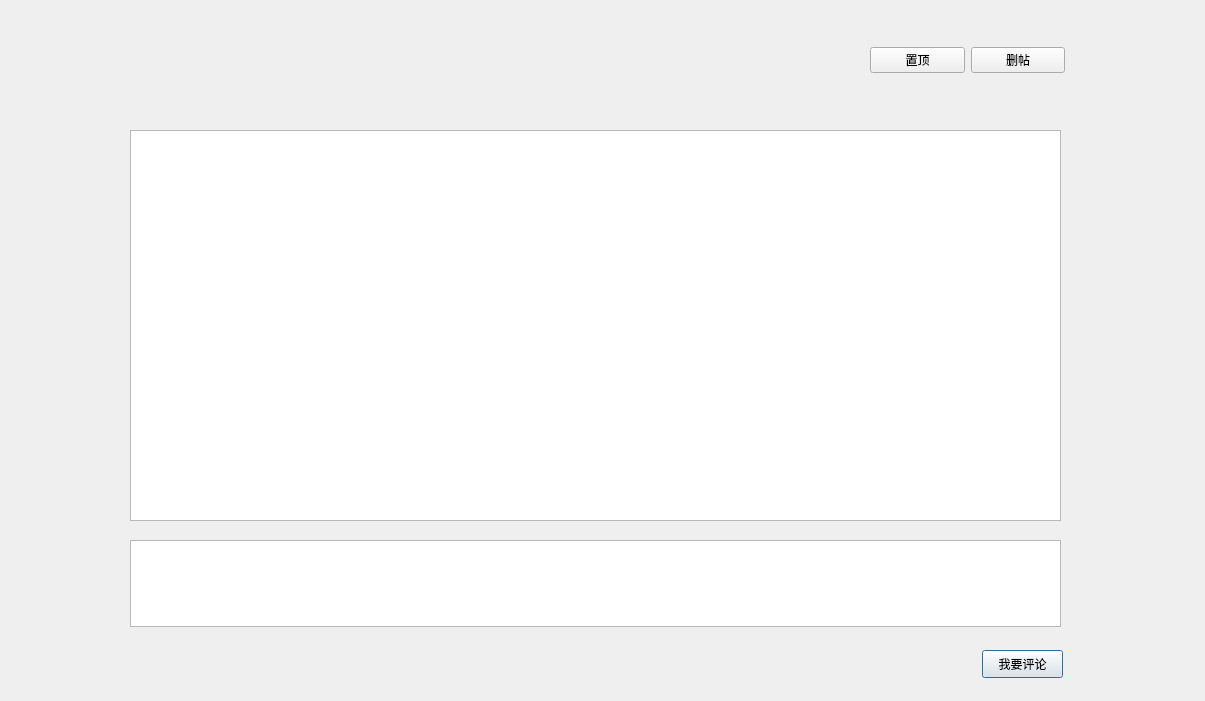
<?xml version="1.0" encoding="UTF-8"?>
<ui version="4.0">
 <class>inPostDialog</class>
 <widget class="QDialog" name="inPostDialog">
  <property name="geometry">
   <rect>
    <x>0</x>
    <y>0</y>
    <width>1205</width>
    <height>701</height>
   </rect>
  </property>
  <property name="windowTitle">
   <string>帖子</string>
  </property>
  <property name="styleSheet">
   <string notr="true">background-image: url(:/icons/BG2.png);</string>
  </property>
  <widget class="QTextBrowser" name="postInfo">
   <property name="geometry">
    <rect>
     <x>130</x>
     <y>130</y>
     <width>931</width>
     <height>391</height>
    </rect>
   </property>
   <property name="font">
    <font>
     <pointsize>12</pointsize>
    </font>
   </property>
  </widget>
  <widget class="QTextEdit" name="myComment">
   <property name="geometry">
    <rect>
     <x>130</x>
     <y>540</y>
     <width>931</width>
     <height>87</height>
    </rect>
   </property>
   <property name="font">
    <font>
     <pointsize>10</pointsize>
    </font>
   </property>
  </widget>
  <widget class="QPushButton" name="confirm">
   <property name="geometry">
    <rect>
     <x>982</x>
     <y>650</y>
     <width>81</width>
     <height>28</height>
    </rect>
   </property>
   <property name="text">
    <string>我要评论</string>
   </property>
  </widget>
  <widget class="QWidget" name="horizontalLayoutWidget">
   <property name="geometry">
    <rect>
     <x>870</x>
     <y>20</y>
     <width>195</width>
     <height>80</height>
    </rect>
   </property>
   <layout class="QHBoxLayout" name="horizontalLayout">
    <item>
     <widget class="QPushButton" name="up">
      <property name="font">
       <font>
        <pointsize>9</pointsize>
       </font>
      </property>
      <property name="text">
       <string>置顶</string>
      </property>
     </widget>
    </item>
    <item>
     <widget class="QPushButton" name="deletePost">
      <property name="font">
       <font>
        <pointsize>9</pointsize>
       </font>
      </property>
      <property name="text">
       <string>删帖</string>
      </property>
     </widget>
    </item>
   </layout>
  </widget>
 </widget>
 <resources/>
 <connections/>
</ui>
